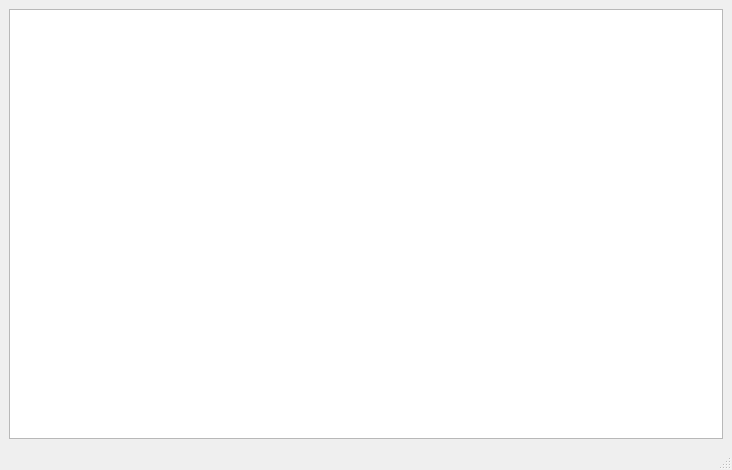
<?xml version="1.0" encoding="UTF-8"?>
<ui version="4.0">
 <class>CorrelationPlot</class>
 <widget class="QMainWindow" name="CorrelationPlot">
  <property name="geometry">
   <rect>
    <x>0</x>
    <y>0</y>
    <width>732</width>
    <height>470</height>
   </rect>
  </property>
  <property name="windowTitle">
   <string>Correlation Plot</string>
  </property>
  <widget class="QWidget" name="centralwidget">
   <layout class="QGridLayout" name="gridLayout">
    <item row="0" column="0">
     <widget class="GraphicsLayoutWidget" name="scatterViewer"/>
    </item>
   </layout>
  </widget>
  <widget class="QMenuBar" name="menubar">
   <property name="geometry">
    <rect>
     <x>0</x>
     <y>0</y>
     <width>732</width>
     <height>26</height>
    </rect>
   </property>
  </widget>
  <widget class="QStatusBar" name="statusbar"/>
 </widget>
 <customwidgets>
  <customwidget>
   <class>GraphicsLayoutWidget</class>
   <extends>QGraphicsView</extends>
   <header>pyqtgraph</header>
  </customwidget>
 </customwidgets>
 <resources/>
 <connections/>
</ui>
